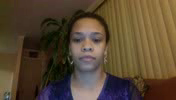
#> input picture frame 3 of gesture_recognition/randomly_selected_subset/sam103_84659_2.mp4, 176 x 100 px
$ python encode.py
#> lines starting #> are read from the running program, lines starting #| are printed output that depends on the picture; after the words box and inside, x2 and y2 are one past the last pixel; in counts of white or black regions, pixels touching at a corner belong together
# -*- coding: utf-8 -*-
"""
Converts video into spikes using retina-inspired encoding.
Subsequent frames are compared with each other pixel by pixel.
A frame is split into blocks, imitating peripheral vision.
These blocks are converted into greyscale to compare brightness.
The focus of the image is defined as the block with most activity.
This focus block is assessed in colour.

How spikes are created in peripheral blocks:
When a pixel's brightness changes more than a defined threshold between frames,
a spike is created for this pixel location. If there are more than a defined
number of spikes in a block, the block creates a spike.

How spikes are created in the focus block:
For each pixel, the BGR values are compared. If their sum differs by more than
a defined threshold, this pixel creates a spike.

@author: Anne Wendt
"""

import os
import sys
import time

import colour.difference as cd
import cv2  # OpenCV library
import matplotlib.pyplot as plt
import numpy as np


###############################################################################
###                            GLOBAL PARAMETERS                            ###
###############################################################################

# DIRECTORY = os.path.join('H:', os.sep, 'Data', 'Anne', 'projects', 'NZSL', 'videos')
# DIRECTORY = os.path.join('C:', os.sep, 'Users', 'em165153', 'Documents', 'JESTER')
DIRECTORY = 'randomly_selected_subset'
DIRECTORY2 = 'encoded_subset'
FILETYPE = '.mp4'  # only these files in the directory will be encoded

TEST_RUN = False  # play videos more slowly and do not close windows at the end

# this threshold is used when comparing subsequent frames on a pixel base
# if they differ enough, a spike is created
PIXEL_THRESHOLD = 3  # applies to the outer blocks in greyscale = intensity difference
FOVEA_THRESHOLD = 5  # applies to the central block in colour = DELTA E JND

# how many blocks do we want in each column and row for each block level
#            c  r
# BLOCKS = [[3, 3],  # block 0 (outermost periphery)
#           [6, 5],  # block 1
#           [5, 4],  # block 2
#           [7, 5],  # block 3
#           [8, 8]]  # block 4 (fovea)

# BLOCKS = [[10, 6], [15, 10], [23, 15], [35, 23], [55, 36], [84, 56], [94, 85]]  # tal orig
# BLOCKS = [[6, 4], [8, 6], [12, 9], [17, 13], [30, 20], [34, 30]]  # tal by 2
# BLOCKS = [[4, 4], [6, 5], [7, 10], [16, 12], [18, 16]]  # tal by 3
# BLOCKS = [[3, 2], [4, 4], [6, 5], [9, 7], [12, 11]]  # tal by 4
# BLOCKS = [[3, 3], [5, 4], [7, 5], [8, 8]]  # tal by 5
# BLOCKS = [[2, 2], [4, 3], [6, 4], [6, 6]]  # tal by 6
# BLOCKS = [[2, 2], [3, 2], [4, 3], [5, 5]]  # tal by 7
BLOCKS = [[3, 2], [3, 3], [4, 4]]  # tal by 8
# [16 lines of commented-out code are left out]
BLOCK_SCALING_FACTOR = 4 ** (1 / (len(BLOCKS) - 1))
if TEST_RUN:
    print("Block scaling factor:", BLOCK_SCALING_FACTOR)

# parameters that will be used to draw the blocks
# OpenCV uses BGR colour format!
COLOURS = [(255, 0, 0),  # level 0 - blue
#           (255, 255, 0),  # level 1 - cyan
           (0, 255, 0),  # level 2 - green
           (0, 255, 255),  # level 3 - yellow
           (0, 128, 255),  # level 4 - orange
           (0, 0, 255)]  # level 5 - red

LINE_WIDTH = 1  # in pixels


###############################################################################
###                                FUNCTIONS                                ###
###############################################################################

# [36 lines left out: functions clean_up_and_exit, draw_boundaries, not called in this run]


def encode(filename):
    """
    Transforms a video file into a sample spike file and saves the sample.
    """
#> called with filename = 'sam103_84659_2.mp4'

    print("Encoding " + filename, end='\t')

    # keep in mind that openCV uses BGR!
    capture = cv2.VideoCapture(os.path.join(DIRECTORY, filename))

    # print debug information
    if TEST_RUN:
        show_debug_information(capture)

    # check data
    if capture.get(cv2.CAP_PROP_FRAME_COUNT) < 3:
        clean_up_and_exit(capture, "File must have more than two frames")

    # create output windows
    cv2.namedWindow("Original", cv2.WINDOW_AUTOSIZE)
    cv2.namedWindow("Pixel Spikes", cv2.WINDOW_AUTOSIZE)
    cv2.namedWindow("Fovea Spikes", cv2.WINDOW_AUTOSIZE)

    # read first frame
    success, frame_t0 = capture.read()
#> frame_t0 is the input picture: shape (100, 176, 3); mean B, G, R 49.8, 70.7, 87.8
    if not success:
        clean_up_and_exit(capture, "Could not read first frame")

    # set initial focus coordinates to centre of image
    focus = (int(frame_t0.shape[1] / 2), int(frame_t0.shape[0] / 2))
#> focus = (88, 50)

    # calculate block size and position
    block_info = get_block_info(frame_t0.shape)

    # read second frame
    success, frame_t1 = capture.read()  # assume this one works if t0 worked

    # create output array
    sample = np.zeros((1, block_info['total_number'] + block_info['fovea_number']))

    while success:
        # convert frames to greyscale
        f0_grey = cv2.cvtColor(frame_t0, cv2.COLOR_BGR2GRAY)
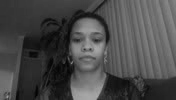
#> f0_grey: shape (100, 176); min 1, max 172, mean 73.4
        f1_grey = cv2.cvtColor(frame_t1, cv2.COLOR_BGR2GRAY)

        # calculate difference between pixel brightness
        pixel_spikes = get_frame_diff_as_spikes(f0_grey, f1_grey)
#> in get_frame_diff_as_spikes, `diff = cv2.absdiff(frame1, frame0)`:
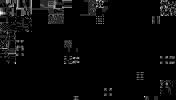
#> diff: shape (100, 176); min 0, max 6, mean 0.202; drawn with min black and max white
#> in get_frame_diff_as_spikes, `pixel_spikes = cv2.threshold(diff, PIXEL_THRESHOLD, 1, cv2.THRESH_BINA..`:
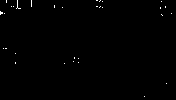
#> pixel_spikes: shape (100, 176); values 0 (black) and 1 (white), 0.39% white in thin lines or dots

        # get current block boundaries based on current focus area
        boundaries = get_boundaries(frame_t0.shape, block_info, focus)

        # get spikes for blocks and update focus
        spikes, focus = get_block_spikes(pixel_spikes, block_info, boundaries, focus)

        # get colour difference for focus
        fovea_pixel_spikes = get_fovea_spikes(frame_t0, frame_t1, boundaries[-1])

        # summarise the spikes into their blocks
        fovea_spikes = get_block_fovea(fovea_pixel_spikes, block_info)

        # add fovea row to spike row
        spikes = np.append(spikes, fovea_spikes, axis=1)

        # add spike row to final output
        sample = np.append(sample, spikes, axis=0)

        # draw block boundaries
        frame_t0 = draw_boundaries(frame_t0, block_info, boundaries)

        # update display windows
        cv2.imshow("Original", frame_t0)
        cv2.imshow("Pixel Spikes", pixel_spikes * 255)
        cv2.imshow("Fovea Spikes", fovea_pixel_spikes * 255)

        # stop when Esc key is pressed
        if cv2.waitKey(1) == 27:
            break

        # slow down processing to enable observation
        if TEST_RUN:
            time.sleep(0.1)

        # move to next image
        frame_t0 = frame_t1
        success, frame_t1 = capture.read()

    # remove the first line that we filled with zeros to create the sample array
    sample = sample[1:, :]

    save_result_file(filename, sample)

    # some stats to optimise thresholds based on spike rate
    periphery_spike_rate = np.mean(sample[:, :block_info['total_number']+1])
    fovea_spike_rate = np.mean(sample[:, block_info['total_number']+1:])
    print(f'Periphery {periphery_spike_rate:.6f}   Fovea {fovea_spike_rate:.6f}')

    return (periphery_spike_rate, fovea_spike_rate)


# [42 lines left out: function get_block_fovea, not called in this run]


def get_block_info(frame_shape):
    """
    Calculates the sizes of the blocks based on the size of the frame.
    """

    height = frame_shape[0]
    width = frame_shape[1]

    # calculate number of pixels in each block and total number of blocks
    block_widths = []
    block_heights = []
    total_number_of_blocks = 0
    for i in range(len(BLOCKS)):
        block_widths.append(int(width / ((BLOCK_SCALING_FACTOR ** i) * BLOCKS[i][0])))
        block_heights.append(int(height / ((BLOCK_SCALING_FACTOR ** i) * BLOCKS[i][1])))
        total_number_of_blocks += BLOCKS[i][0] * BLOCKS[i][1]

    # remove fovea block
    total_number_of_blocks -= BLOCKS[-1][0] * BLOCKS[-1][1]

    # build return dict
    block_info = {'widths': block_widths,
                  'heights': block_heights,
                  'total_number': total_number_of_blocks}

    # distinguish between pixel-wise and block-wise fovea
    a, b = 0, 0
    if BLOCKS[-1] == [1, 1]:
        a = block_heights[-1]
        b = block_widths[-1]
    else:
        a = BLOCKS[-1][0]
        b = BLOCKS[-1][1]

    block_info['fovea_number'] = a * b

    # debug info
    if TEST_RUN:
        print("Number of input channels required for periphery blocks: ",
              block_info['total_number'])
        print("Number of input channels required for fovea blocks: ",
              a, "x", b, "=", block_info['fovea_number'])
        m = block_heights[-1] * BLOCKS[-1][0]
        n = block_widths[-1] * BLOCKS[-1][1]
        print("Size of the fovea in pixels:", m, "x", n, "=", m*n)

    return block_info


def get_block_spikes(pixel_spikes, block_info, boundaries, focus):
    """
    Calculates which block emits a spike. Also determines most active region.
    Returns row of spikes going from outermost to innermost block and
    from left to right then from top to bottom.
    Returns coordinates of focus.
    """
#> called with focus = (88, 50)

    # create output row
    spikes = np.zeros((1, block_info['total_number']))

    # keep track of current item in spike row
    block_index = 0

    # keep track of most active region
    highest_spike_rate = 0.0

    # set dynamic threshold
    threshold = 2 * np.mean(pixel_spikes)
#> threshold = 0.00784

    for i in range(len(BLOCKS) - 1):
        for col in range(BLOCKS[i][0]):
            col_start = (col * block_info['widths'][i]) + boundaries[i][0]
            col_end = col_start + block_info['widths'][i]

            for row in range(BLOCKS[i][1]):
                row_start = (row * block_info['heights'][i]) + boundaries[i][2]
                row_end = row_start + block_info['heights'][i]

                # calculate block's spike rate
                block_mean = np.mean(pixel_spikes[row_start:row_end, col_start:col_end])

                # check if we need to create a spike
                if block_mean > threshold:
                    spikes[0, block_index] = 1

                # increase counter to keep track of next spike
                block_index += 1

                # find block with most activity
                if block_mean > highest_spike_rate:
                    highest_spike_rate = block_mean
                    # set actvity centre to centre of block
                    focus = (int((col_start + col_end) / 2),
                             int((row_start + row_end) / 2))
#> after the loop, block_index = 15; focus = (29, 25); highest_spike_rate = 0.0134
#> in encode, `spikes, focus = get_block_spikes(pixel_spikes, block_info, boundaries,..`: focus = (29, 25)

    return spikes, focus


def get_boundaries(frame_shape, block_info, focus):
    """
    Calculates the current outer boundaries of the blocks.
    The blocks must not go over the edges of the frame.
    """

    max_col = frame_shape[1]
    max_row = frame_shape[0]

    widths = block_info['widths']
    heights = block_info['heights']

    # calculate block position for drawing
    boundaries = []  # one entry per block level - start_col, end_col, start_row, end_row
    boundaries.append([0, max_col, 0, max_row])  # level 0 always covers full frame

    for i in range(1, len(BLOCKS)):
        start_col = int(focus[0] - ((BLOCKS[i][0] / 2) * widths[i]))
        if start_col < 0:
            start_col = 0

        end_col = start_col + (BLOCKS[i][0] * widths[i])
        if end_col > max_col:
            start_col -= (end_col - max_col)
            end_col = max_col

        start_row = int(focus[1] - ((BLOCKS[i][1] / 2) * heights[i]))
        if start_row < 0:
            start_row = 0

        end_row = start_row + (BLOCKS[i][1] * heights[i])
        if end_row > max_row:
            start_row -= (end_row - max_row)
            end_row = max_row

        boundaries.append([start_col, end_col, start_row, end_row])

    return boundaries


def get_fovea_spikes(frame_t0, frame_t1, fovea_boundaries):
    """
    Calculates if the colours of the pixels in the fovea block differ enough
    to create a spike. For this, it uses the CIEDE 2000 Delta E method.
    Returns a two-dimensional matrix of spikes.
    """

    # transform fovea area to CIELAB colour space
    # fovea boundaries are in order start_col, end_col, start_row, end_row
    fovea0_lab = cv2.cvtColor(frame_t0[fovea_boundaries[2]:fovea_boundaries[3],
                                       fovea_boundaries[0]:fovea_boundaries[1],
                                       :],
                              cv2.COLOR_BGR2Lab)
#> fovea0_lab: shape (24, 44, 3); mean of channels 0, 1, 2 107.5, 133.3, 137.5
    fovea1_lab = cv2.cvtColor(frame_t1[fovea_boundaries[2]:fovea_boundaries[3],
                                       fovea_boundaries[0]:fovea_boundaries[1],
                                       :],
                              cv2.COLOR_BGR2Lab)
#> fovea1_lab: shape (24, 44, 3); mean of channels 0, 1, 2 107.5, 133.3, 137.5

    # calculate delta E for each pixel
#> (the run stopped early here; a loop or call above may not have finished)

$ run again, starting later in the video
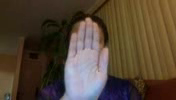
#> input picture frame 16 of gesture_recognition/randomly_selected_subset/sam103_84659_2.mp4, 176 x 100 px
#> in encode, frame_t0 is the input picture: shape (100, 176, 3); mean B, G, R 52.3, 68.5, 83.5
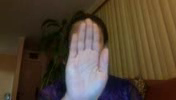
#> input picture frame 17 of gesture_recognition/randomly_selected_subset/sam103_84659_2.mp4, 176 x 100 px
#> in encode, frame_t1 is the input picture: shape (100, 176, 3); mean B, G, R 51.3, 67.8, 82.4
#> in get_frame_diff_as_spikes, `pixel_spikes = cv2.threshold(diff, PIXEL_THRESHOLD, 1, cv2.THRESH_BINA..`:
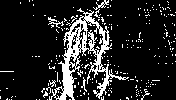
#> pixel_spikes: shape (100, 176); values 0 (black) and 1 (white), 14.6% white; 244 white regions (238 under 20 px), largest, box (x1, y1, x2, y2) and area: (49, 8, 129, 100) 1819, (48, 17, 64, 28) 53, (93, 0, 109, 10) 50, (81, 77, 87, 92) 28, (141, 89, 150, 100) 24, (49, 80, 56, 87) 23
#> threshold = 0.292
#> after the loop in get_block_spikes, `for i in range(len(BLOCKS) - 1):`: block_index = 15; focus = (87, 50); highest_spike_rate = 0.528
#> in encode, `spikes, focus = get_block_spikes(pixel_spikes, block_info, boundaries,..`: focus = (87, 50)
#> fovea0_lab: shape (24, 44, 3); mean of channels 0, 1, 2 141.8, 134.8, 129.3
#> fovea1_lab: shape (24, 44, 3); mean of channels 0, 1, 2 138.5, 134.5, 129.7

$ run again, starting later in the video
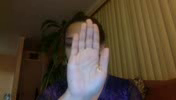
#> input picture frame 28 of gesture_recognition/randomly_selected_subset/sam103_84659_2.mp4, 176 x 100 px
#> in encode, frame_t0 is the input picture: shape (100, 176, 3); mean B, G, R 50.1, 67.4, 81.9
#> in encode, `f0_grey = cv2.cvtColor(frame_t0, cv2.COLOR_BGR2GRAY)`:
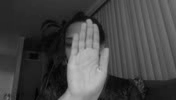
#> f0_grey: shape (100, 176); min 2, max 193, mean 69.7
#> in get_frame_diff_as_spikes, `pixel_spikes = cv2.threshold(diff, PIXEL_THRESHOLD, 1, cv2.THRESH_BINA..`:
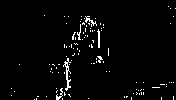
#> pixel_spikes: shape (100, 176); values 0 (black) and 1 (white), 2.7% white in thin lines or dots, all inside (x1, y1, x2, y2) = (11, 6, 176, 100)
#> threshold = 0.0533
#> after the loop in get_block_spikes, `for i in range(len(BLOCKS) - 1):`: block_index = 15; focus = (87, 34); highest_spike_rate = 0.185
#> in encode, `spikes, focus = get_block_spikes(pixel_spikes, block_info, boundaries,..`: focus = (87, 34)
#> fovea0_lab: shape (24, 44, 3); mean of channels 0, 1, 2 137.9, 134.4, 131.1
#> fovea1_lab: shape (24, 44, 3); mean of channels 0, 1, 2 137.6, 134.4, 131.1
